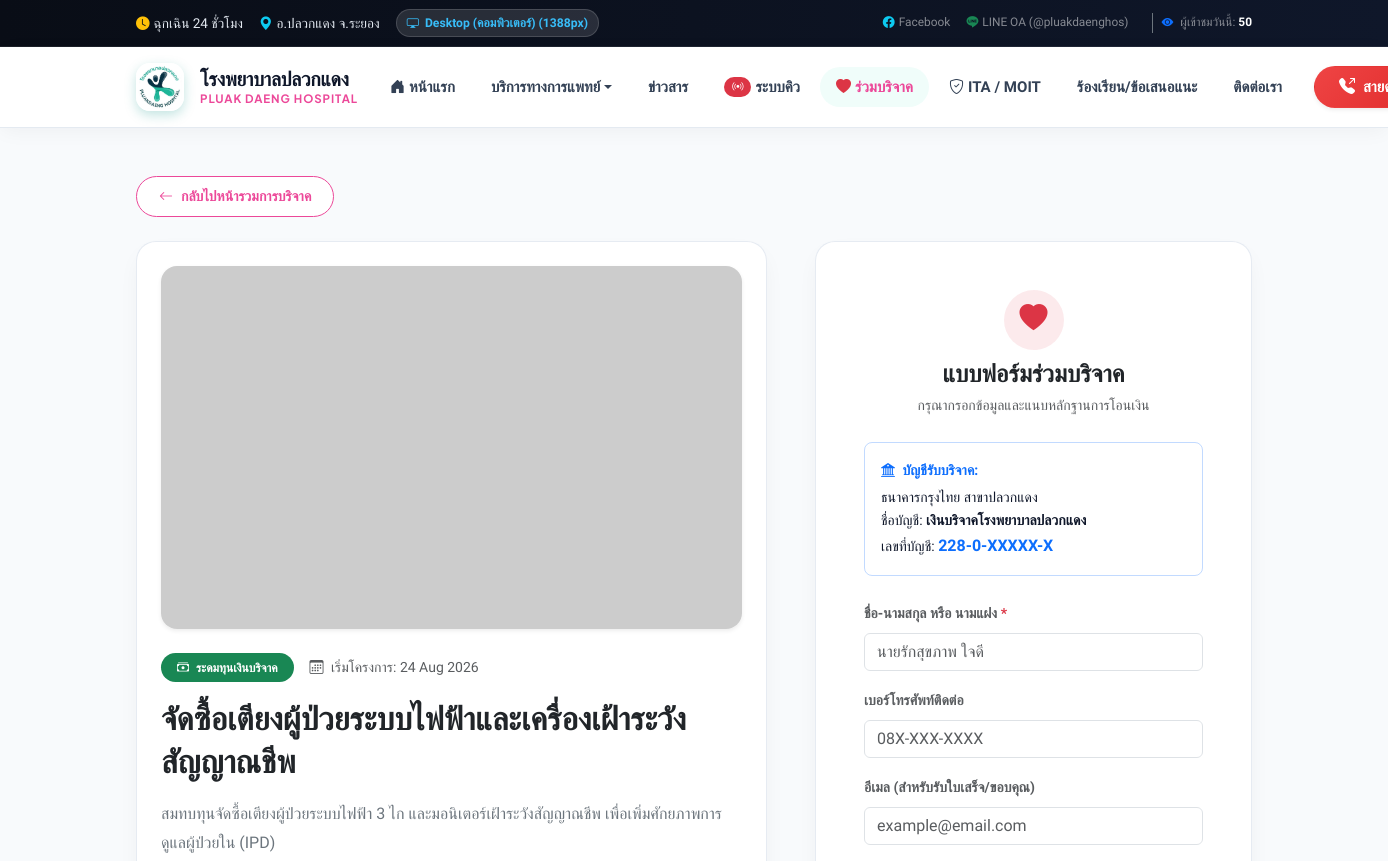
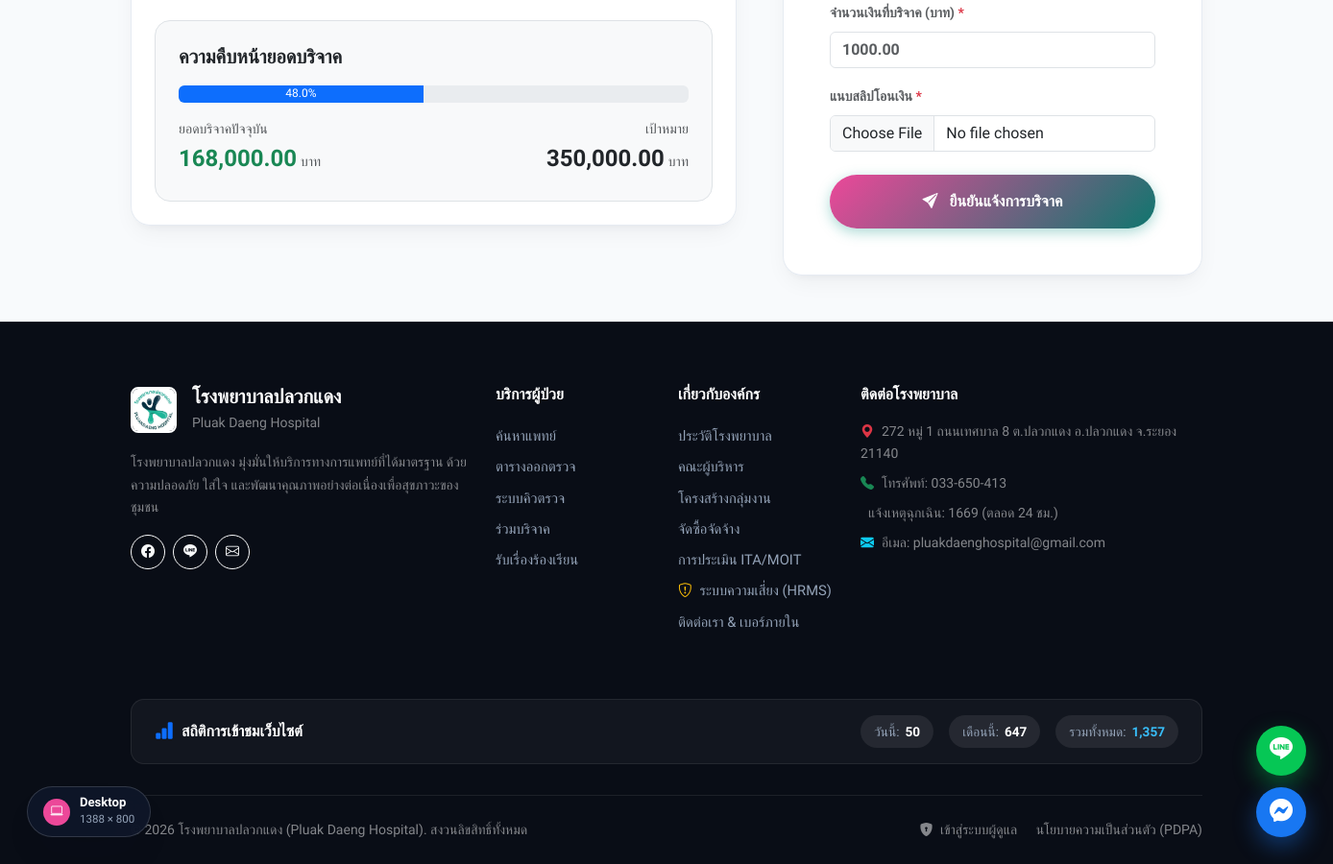
The page /donation/show/5 on the database its author committed (2 pictures, top to bottom).
### tables this page shows
CREATE TABLE `donation_items` (
  `id` int(11) NOT NULL AUTO_INCREMENT,
  `title` varchar(255) NOT NULL,
  `type` enum('general','money','equipment') DEFAULT 'general',
  `description` text DEFAULT NULL,
  `image` varchar(255) DEFAULT NULL,
  `target_amount` decimal(10,2) DEFAULT 0.00,
  `current_amount` decimal(10,2) DEFAULT 0.00,
  `target_quantity` int(11) DEFAULT 0,
  `current_quantity` int(11) DEFAULT 0,
  `status` enum('active','inactive','completed') DEFAULT 'active',
  `created_by` int(11) DEFAULT NULL,
  `created_at` timestamp NULL DEFAULT current_timestamp(),
  `updated_at` timestamp NULL DEFAULT current_timestamp() ON UPDATE current_timestamp(),
  `deleted_at` timestamp NULL DEFAULT NULL,
  PRIMARY KEY (`id`)
);

### app/Views/donations/show.php (the view, shortened to what the rows shown need)
<div class="container my-5">
    <div class="mb-4">
        <a href="<?= URLROOT ?>/donation" class="btn btn-modern-outline btn-sm">
            <i class="bi bi-arrow-left"></i> กลับไปหน้ารวมการบริจาค
        </a>
    </div>
    <div class="row g-5">
        <div class="col-lg-7">
            <div class="glass-card p-4 mb-4">
                <img src="<?= URLROOT ?>/assets/images/donations/<?= $item->image ?: 'default-donation.jpg' ?>" class="img-fluid rounded-4 shadow-sm mb-4 w-100 object-fit-cover" style="max-height: 380px;" alt="<?= htmlspecialchars($item->title) ?>" onerror="this.src='https://placehold.co/800x500?text=Donation+Project'">
                <div class="mb-3 d-flex align-items-center gap-3">
                    <?php if ($item->type == 'money'): ?>
                        <span class="badge bg-success text-white px-3 py-2 rounded-pill"><i class="bi bi-cash-stack me-1"></i> ระดมทุนเงินบริจาค</span>
                    <?php elseif ($item->type == 'equipment'): ?>
                        <span class="badge bg-info text-white px-3 py-2 rounded-pill"><i class="bi bi-heart-pulse-fill me-1"></i> อุปกรณ์การแพทย์</span>
                    <?php else: ?>
                        <span class="badge bg-secondary text-white px-3 py-2 rounded-pill"><i class="bi bi-box-seam me-1"></i> สิ่งของบริจาค</span>
                    <?php endif; ?>
                    <span class="text-muted small"><i class="bi bi-calendar3 me-1"></i> เริ่มโครงการ: <?= date('d M Y', strtotime($item->created_at)) ?></span>
                </div>
                <h2 class="fw-bold text-dark mb-3"><?= htmlspecialchars($item->title) ?></h2>
                <div class="text-secondary mb-4" style="line-height: 1.8;">
                    <?= nl2br(htmlspecialchars($item->description)) ?>
                </div>
                <?php if ($item->type == 'money' && $item->target_amount > 0): ?>
                    <div class="p-4 bg-light rounded-4 border">
                        <h5 class="fw-bold mb-3 text-dark">ความคืบหน้ายอดบริจาค</h5>
                        <?php $percent = min(100, ($item->current_amount / $item->target_amount) * 100); ?>
                        <div class="progress progress-modern mb-3" style="height: 18px;">
                            <div class="progress-bar progress-bar-modern" role="progressbar" style="width: <?= $percent ?>%;">
                                <?= number_format($percent, 1) ?>%
                            </div>
                        </div>
                        <div class="d-flex justify-content-between">
                            <div>
                                <span class="text-muted d-block small">ยอดบริจาคปัจจุบัน</span>
                                <span class="fs-4 fw-bold text-success"><?= number_format($item->current_amount, 2) ?></span> <span class="text-muted small">บาท</span>
                            </div>
                            <div class="text-end">
                                <span class="text-muted d-block small">เป้าหมาย</span>
                                <span class="fs-4 fw-bold text-dark"><?= number_format($item->target_amount, 2) ?></span> <span class="text-muted small">บาท</span>
                            </div>
                        </div>
                    </div>
                <?php endif; ?>
            </div>
        </div>
        <div class="col-lg-5">
            <div class="glass-card p-4 p-md-5 sticky-top" style="top: 100px;">
                <div class="text-center mb-4">
                    <div class="p-3 bg-danger bg-opacity-10 text-danger rounded-circle d-inline-flex align-items-center justify-content-center mb-2" style="width: 60px; height: 60px;">
                        <i class="bi bi-heart-fill fs-3"></i>
                    </div>
                    <h4 class="fw-bold text-dark mb-1">แบบฟอร์มร่วมบริจาค</h4>
                    <p class="text-muted small">กรุณากรอกข้อมูลและแนบหลักฐานการโอนเงิน</p>
                </div>
                <?php if ($item->status == 'completed' || $item->status == 'inactive'): ?>
                    <div class="text-center py-4">
                        <i class="bi bi-check-circle-fill text-success display-4 mb-3 d-block"></i>
                        <h5 class="fw-bold">ปิดรับบริจาคแล้ว</h5>
                        <p class="text-muted small">รายการนี้ปิดรับบริจาคแล้ว ขอขอบพระคุณทุกท่านที่ร่วมสนับสนุน</p>
                    </div>
                <?php else: ?>
                    <?php if ($item->type == 'money'): ?>
                    <div class="p-3 rounded-3 bg-primary-light border border-primary border-opacity-25 mb-4 small">
                        <strong class="text-primary d-block mb-1"><i class="bi bi-bank2 me-1"></i> บัญชีรับบริจาค:</strong>
                        <div>ธนาคารกรุงไทย สาขาปลวกแดง</div>
                        <div>ชื่อบัญชี: <strong>เงินบริจาคโรงพยาบาลปลวกแดง</strong></div>
                        <div>เลขที่บัญชี: <strong class="text-primary fs-6">228-0-XXXXX-X</strong></div>
                    </div>
                    <?php endif; ?>
                    <form action="<?= URLROOT ?>/donation/store" method="POST" enctype="multipart/form-data">
                        <div class="mb-3">
                            <label for="donor_name" class="form-label fw-bold small text-muted">ชื่อ-นามสกุล หรือ นามแฝง <span class="text-danger">*</span></label>
                            <input type="text" class="form-control form-control-modern" id="donor_name" name="donor_name" required placeholder="นายรักสุขภาพ ใจดี">
                        </div>
                        <div class="mb-3">
                            <label for="donor_phone" class="form-label fw-bold small text-muted">เบอร์โทรศัพท์ติดต่อ</label>
                            <input type="text" class="form-control form-control-modern" id="donor_phone" name="donor_phone" placeholder="08X-XXX-XXXX">
                        </div>
                        <div class="mb-3">
                            <label for="donor_email" class="form-label fw-bold small text-muted">อีเมล (สำหรับรับใบเสร็จ/ขอบคุณ)</label>
                            <input type="email" class="form-control form-control-modern" id="donor_email" name="donor_email" placeholder="example@email.com">
                        </div>
                        <?php if ($item->type == 'money'): ?>
                        <div class="mb-3">
                            <label for="amount" class="form-label fw-bold small text-muted">จำนวนเงินที่บริจาค (บาท) <span class="text-danger">*</span></label>
                            <input type="number" step="0.01" min="1" class="form-control form-control-modern fw-bold text-primary" id="amount" name="amount" required placeholder="1000.00">
                        </div>
                        <div class="mb-4">
                            <label for="payment_slip" class="form-label fw-bold small text-muted">แนบสลิปโอนเงิน <span class="text-danger">*</span></label>
                            <input type="file" class="form-control form-control-modern" id="payment_slip" name="payment_slip" accept="image/*" required>
                        </div>
                        <?php endif; ?>
                        <button type="submit" class="btn btn-modern-primary w-100 py-3 fs-6">
                            <i class="bi bi-send-fill me-1"></i> ยืนยันแจ้งการบริจาค
                        </button>
                    </form>
                <?php endif; ?>
            </div>
        </div>
    </div>
</div>

### rows shown on the page
donation_items: created_at "24 Aug 2026", title "จัดซื้อเตียงผู้ป่วยระบบไฟฟ้าและเครื่องเฝ้าระวังสัญญาณชีพ", description "สมทบทุนจัดซื้อเตียงผู้ป่วยระบบไฟฟ้า 3 ไก และมอนิเตอร์เฝ้าระวังสัญญาณชีพ เพื่อเพิ่มศักยภาพการดูแลผู้ป่วยใน (IPD)", percent "48.0", current_amount "168,000.00", target_amount "350,000.00"

### other values the page prints
$lineOaId "@pluakdaenghos"
$visitStats['today'] "50"
$siteSettings['address'] "272 หมู่ 1 ถนนเทศบาล 8 ต.ปลวกแดง อ.ปลวกแดง จ.ระยอง 21140"
$siteSettings['telephone'] "033-650-413"
$siteSettings['email'] "pluakdaenghospital@gmail.com"
$visitStats['month'] "647"
$visitStats['total'] "1,357"
